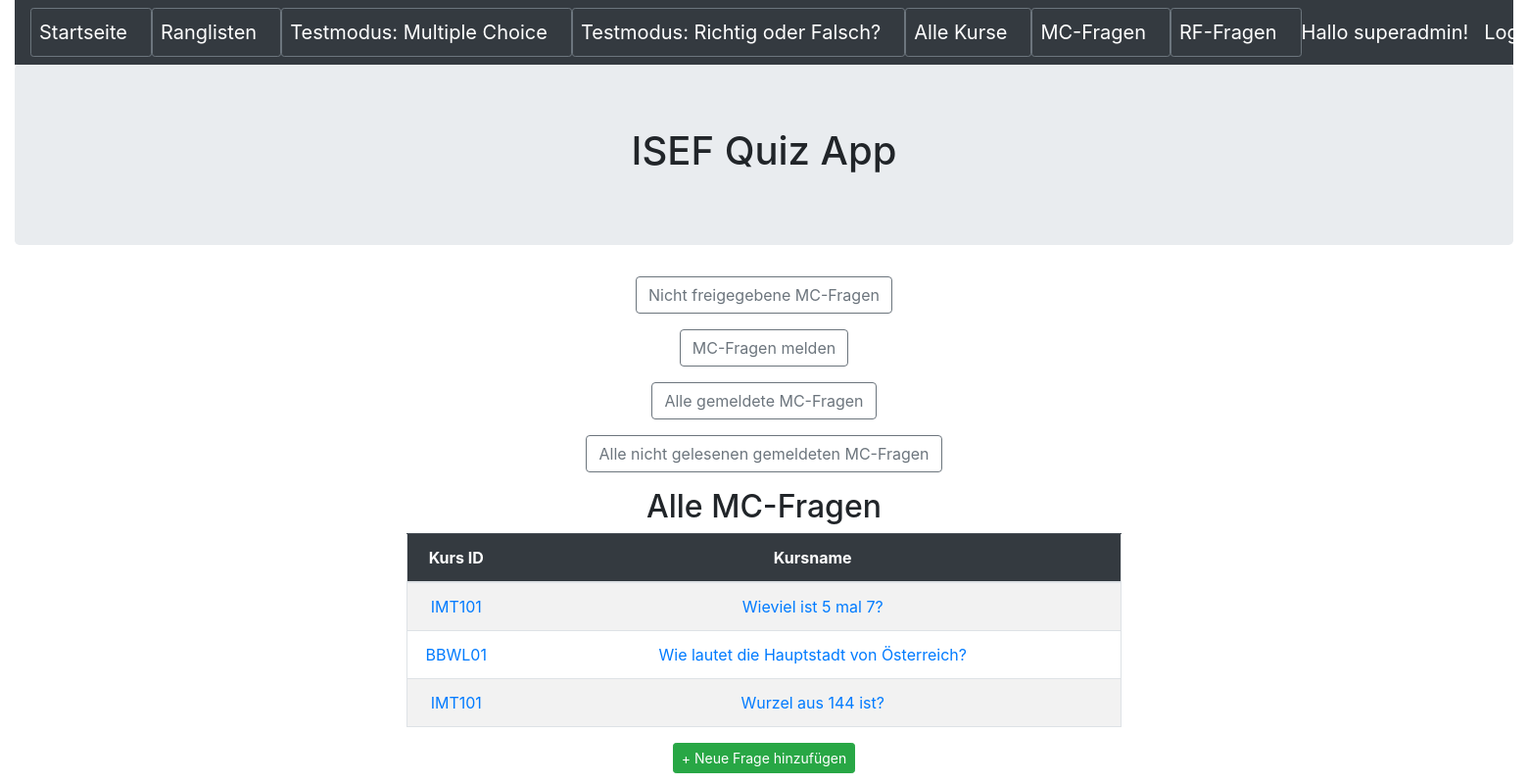
/frage (signed in), run on an earlier commit of the app's database.
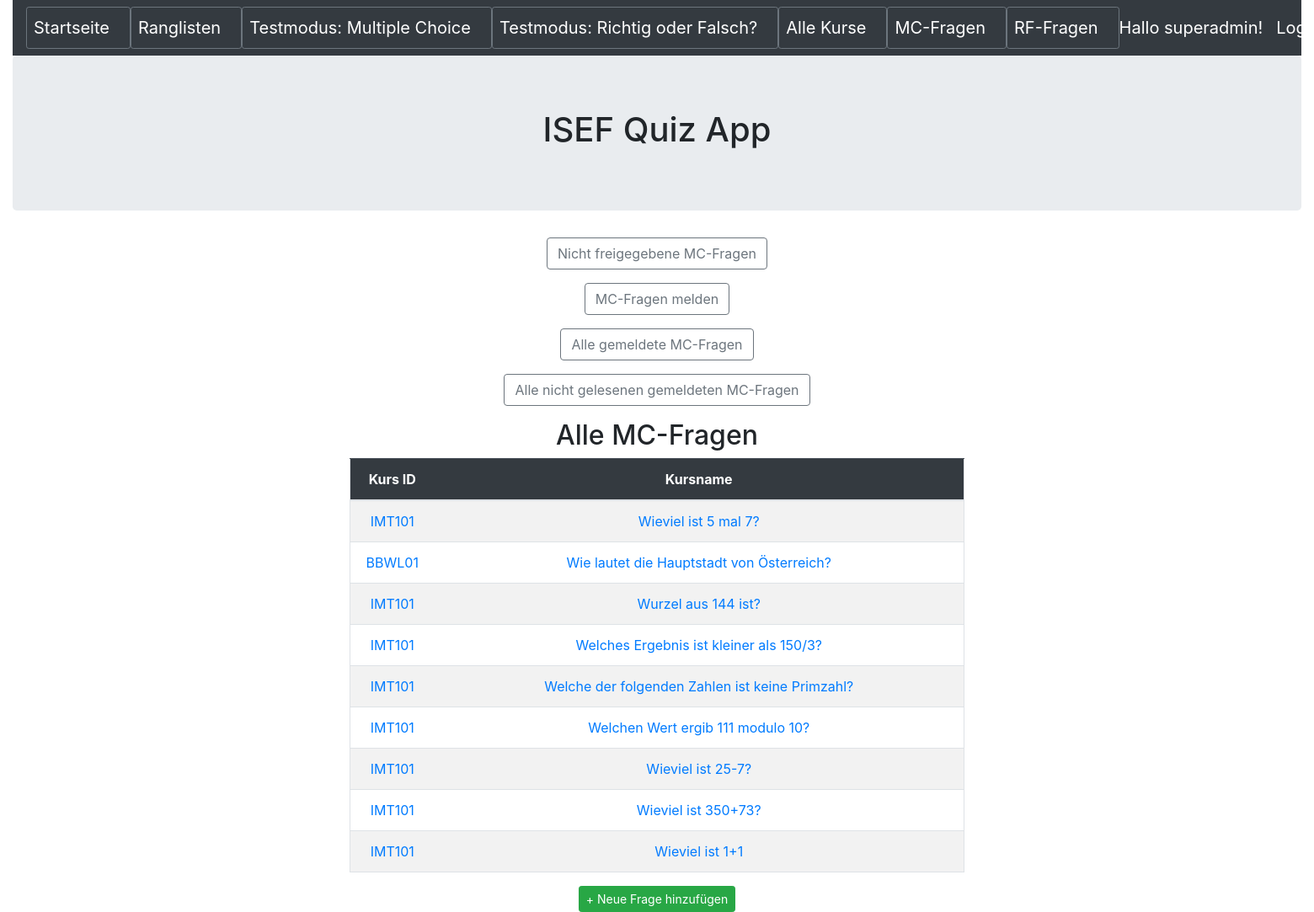
And on a later commit of the database.
### quiz/models.py (models this page shows, shortened)
class Frage(models.Model):
    name = models.CharField(max_length=255,blank=False,help_text='Geben Sie hier die Frage ein')
    kurs = models.ForeignKey(Kurs,null=True,blank=False,on_delete=models.CASCADE,help_text='Wählen Sie den Kurs, welchem die Frage zugewiesen wird')
    antwort1 = models.CharField(max_length=255,blank=False,null=True,help_text='Geben Sie die Antwort1 der Frage ein')
    antwort1richtig = models.BooleanField(default=False,help_text='Geben Sie an ob Antwort1 richtig ist',verbose_name="Antwort1 richtig?")
    antwort2 = models.CharField(max_length=255,blank=False,null=True,help_text='Geben Sie die Antwort2 der Frage ein')
    antwort2richtig = models.BooleanField(default=False,help_text='Geben Sie an ob Antwort2 richtig ist',verbose_name="Antwort2 richtig?")
    antwort3 = models.CharField(max_length=255,blank=True,null=True,help_text='Geben Sie die Antwort3 der Frage ein (optional)')
    antwort3richtig = models.BooleanField(default=False,help_text='Geben Sie an ob Antwort3 richtig ist',verbose_name="Antwort3 richtig?")
    antwort4 = models.CharField(max_length=255,blank=True,null=True,help_text='Geben Sie die Antwort4 der Frage ein (optional)')
    antwort4richtig = models.BooleanField(default=False,help_text='Geben Sie an ob Antwort4 richtig ist',verbose_name="Antwort4 richtig?")
    freigegeben=models.BooleanField(default=False,help_text='Frage freigeben?',verbose_name="Frage freigeben")

class Kurs(models.Model):
    name = models.CharField(max_length=50,help_text='Geben Sie den Namen des Kurses ein')
    beschreibung = models.CharField(max_length=255,help_text='Geben Sie die Beschreibung des Kurses ein')
    def __str__(self):
        return self.name

### quiz/views.py (the view)
# urls.py: path('frage', FrageHome.as_view(), name='frage_start'),
class FrageHome(AuthListView):
    model = Frage
    template_name = 'frage/frage_home.html'
    permission_required = ('quiz.view_frage')
    def get_queryset(self):
        return Frage.objects.filter(freigegeben = True)

### quiz/templates/frage/frage_home.html
{% extends 'base.html' %}
{% block content %}
<div class="text-center">
	<p><button type="button" class="btn btn-outline-secondary" onclick="location.href='{% url 'frage_nichtfreigegeben'  %}'"> Nicht freigegebene MC-Fragen</button></p>
	<p><button type="button" class="btn btn-outline-secondary" onclick="location.href='{% url 'meldungmcfrage_select'  %}'"> MC-Fragen melden</button></p>
	<p><button type="button" class="btn btn-outline-secondary" onclick="location.href='{% url 'meldungmcfragen'  %}'"> Alle gemeldete MC-Fragen</button></p>
	<p><button type="button" class="btn btn-outline-secondary" onclick="location.href='{% url 'meldungmcfragen_ungelesen'  %}'"> Alle nicht gelesenen gemeldeten MC-Fragen</button></p>
</div>
<div class="container text-center">
	<div class="row justify-content-md-center">
		<div class="col-sm-8 ">
            <h2>Alle MC-Fragen</h2>
            <table class ="table border table-hover table-striped">
                <thead class="table-dark">
					<th width="100" scope = "col">Kurs ID</th>
					<th  scope = "col">Kursname</th>
				</thead>
                <tbody>
                {% for frage in object_list %}
                <tr>
	                    <td><a href="{% url 'frage_detail' frage.pk %}">{{ frage.kurs }}</a></td>
                        <td><a href="{% url 'frage_detail' frage.pk %}">{{ frage.name }}</a></td>
                {% endfor %}
                </tbody>
            </table>
            <a class="btn btn-success btn-sm" href="{% url 'neue_frage' %}">+ Neue Frage hinzufügen</a>
        </div>
	</div>
</div>
{% endblock content %}

What changed in the data, as far as the page shows it:
now on this page (row edited): Frage: kurs "IMT101", name "Welches Ergebnis ist kleiner als 150/3?"
now on this page (row edited): Frage: kurs "IMT101", name "Welche der folgenden Zahlen ist keine Primzahl?"
now on this page (row edited): Frage: kurs "IMT101", name "Welchen Wert ergib 111 modulo 10?"
now on this page (row edited): Frage: kurs "IMT101", name "Wieviel ist 25-7?"
now on this page (row edited): Frage: kurs "IMT101", name "Wieviel ist 350+73?"
now on this page (row edited): Frage: kurs "IMT101", name "Wieviel ist 1+1"
